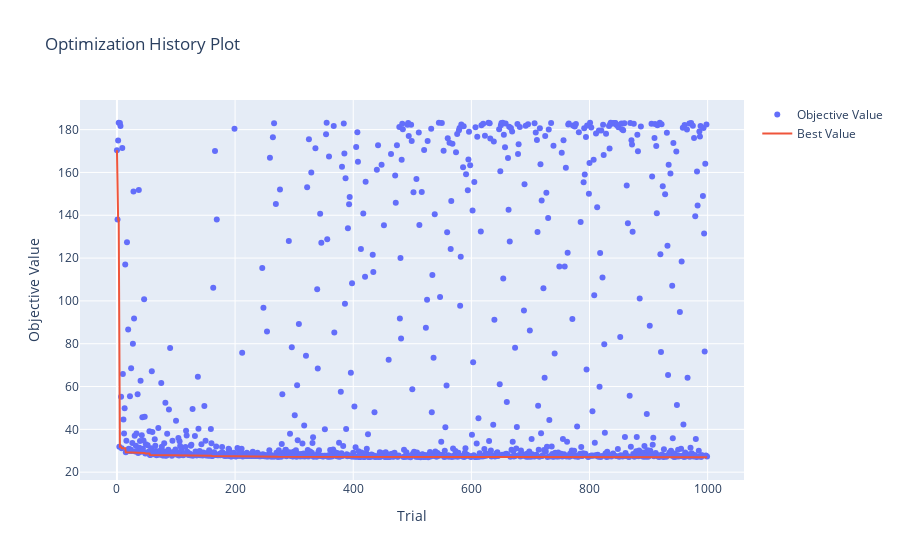

Here is the notebook cell this chart was saved with:
### Markdown cell above
Viz

### Code cell
from optuna.visualization import plot_optimization_history
plot_optimization_history(xgb_tuner.study)

### Figure 1 — Plotly figure (JSON) as saved in the notebook; plotly's stock layout.template omitted (floating-point values rounded to 4 significant figures; data arrays with more than 128 entries replaced by an {"elided": "..."} marker saying what was removed)
{"data": [{"mode": "markers", "name": "Objective Value", "type": "scatter", "x": {"elided": "1000 int values"}, "y": {"elided": "1000 float values"}}, {"name": "Best Value", "type": "scatter", "x": {"elided": "1000 int values"}, "y": {"elided": "1000 float values"}}], "layout": {"title": {"text": "Optimization History Plot"}, "xaxis": {"title": {"text": "Trial"}}, "yaxis": {"title": {"text": "Objective Value"}}}}
